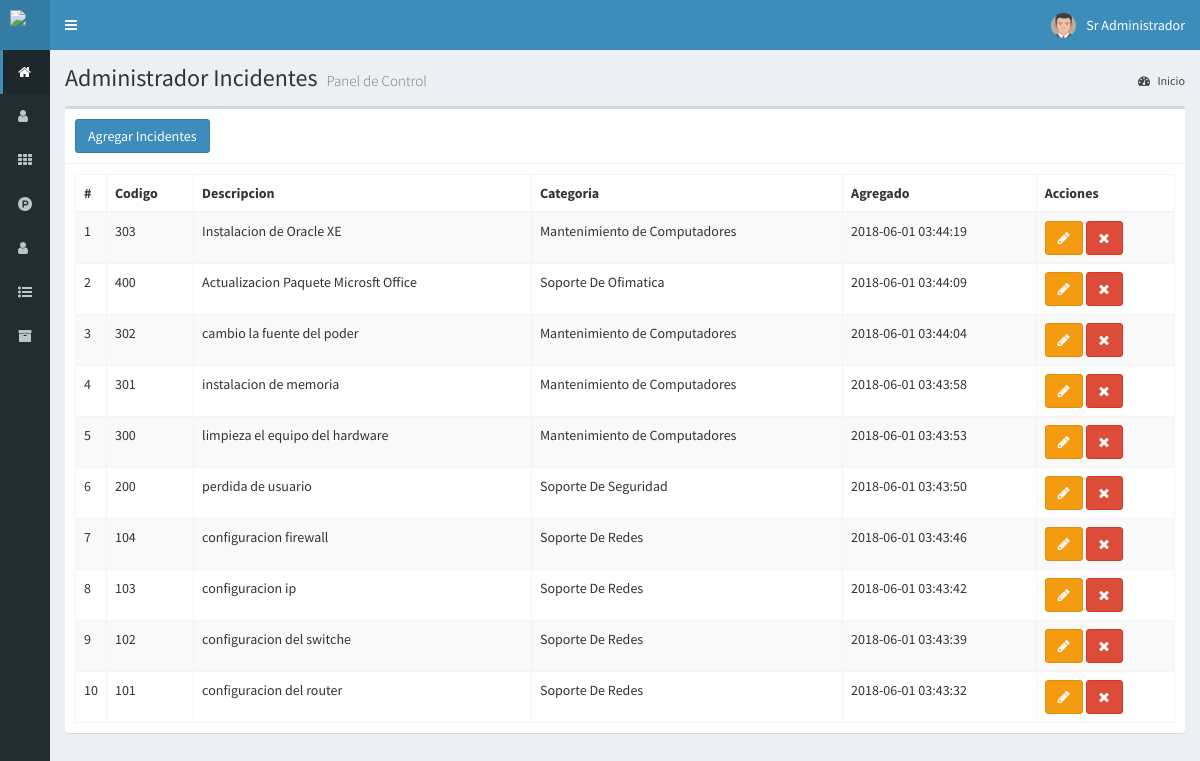
Page /incidencias (signed in) on the committed database.
### tables this page shows
CREATE TABLE `incidencias` (
  `id` int(11) NOT NULL,
  `id_categoria` int(11) NOT NULL,
  `codigo` int(11) NOT NULL,
  `descripcion` text NOT NULL,
  `incidencias` int(11) NOT NULL,
  `fecha` timestamp NOT NULL DEFAULT CURRENT_TIMESTAMP ON UPDATE CURRENT_TIMESTAMP
);

CREATE TABLE `categorias` (
  `id` int(11) NOT NULL,
  `categoria` text NOT NULL,
  `fecha` timestamp NOT NULL DEFAULT CURRENT_TIMESTAMP ON UPDATE CURRENT_TIMESTAMP
);

### controladores/plantilla.controlador.php (called while the page is built)
<?php
class ControladorPantilla{
	static public function ctrPlantilla(){
		include "vistas/plantilla.php";
	}
}

### index.php (called while the page is built, shortened)
<?php
require_once "controladores/plantilla.controlador.php";
require_once "controladores/usuarios.controlador.php";
require_once "controladores/categorias.controlador.php";
require_once "controladores/incidencias.controlador.php";
require_once 'controladores/componentes.controlador.php';
require_once "modelos/categorias.modelo.php";
require_once "modelos/incidencias.modelo.php";
$plantilla = new ControladorPantilla();
$plantilla -> ctrPlantilla();

### controladores/incidencias.controlador.php (called while the page is built, shortened)
<?php
class ControladorIncidencias {
    static public function ctrMostrarIncidencias($item, $valor,$orden) {
        $tabla = "incidencias";
        $respuesta = ModeloIncidencias::mdlMostrarProductos($tabla, $item, $valor, $orden);
        return $respuesta;
    }
}

### modelos/conexion.php (called while the page is built)
<?php
class Conexion{
	static public function conectar(){
		$link = new PDO("mysql:host=localhost:3307;dbname=servitex",
			            "root",
			            "");
		$link-> exec("set names utf8");
		return $link;
	}
}

### modelos/incidencias.modelo.php (called while the page is built, shortened)
<?php
require_once 'conexion.php';
class ModeloIncidencias {
    static public function mdlMostrarProductos($tabla, $item, $valor, $orden) {
        if ($item != null) {
            $stmt = Conexion::conectar()->prepare("SELECT * FROM $tabla WHERE $item = :"
                    . "$item ORDER BY id DESC");
            $stmt->bindParam(":" . $item, $valor, PDO::PARAM_STR);
            $stmt->execute();
            return $stmt->fetch();
        } else {
            $stmt = Conexion::conectar()->prepare("SELECT * FROM $tabla ORDER BY $orden DESC");
            $stmt->execute();
            return $stmt->fetchAll();
        }
    }
}

### controladores/categorias.controlador.php (called while the page is built, shortened)
<?php
class ControladorCategorias {
    static public function ctrMostrarCategorias($item, $valor) {
        $tabla = "categorias";
        $respuesta = ModeloCategorias::mdlMostrarCategorias($tabla, $item, $valor);
        return $respuesta;
    }
}

### modelos/categorias.modelo.php (called while the page is built, shortened)
<?php
require_once "conexion.php";
class ModeloCategorias {
    static public function mdlMostrarCategorias($tabla, $item, $valor) {
        if ($item != null) {
            $stmt = Conexion::conectar()->prepare("SELECT * FROM $tabla WHERE $item = :$item");
            $stmt->bindParam(":" . $item, $valor, PDO::PARAM_STR);
            $stmt->execute();
            return $stmt->fetch();
        } else {
            $stmt = Conexion::conectar()->prepare("SELECT * FROM $tabla");
            $stmt->execute();
            return $stmt->fetchAll();
        }
    }
}

### vistas/modulos/incidencias.php (the view, shortened to what this page needs)
<div class="content-wrapper">
    <section class="content-header">
        <h1>
            Administrador Incidentes
            <small>Panel de Control </small>
        </h1>
        <ol class="breadcrumb">
            <li><a href="inicio"><i class="fa fa-dashboard"></i> Inicio</a></li>
        </ol>
    </section>
    <section class="content">
        <div class="box">
            <div class="box-header with-border">
                <button class="btn btn-primary" data-toggle="modal" data-target="#modalAgregarIncidencia">
                    Agregar Incidentes
                </button>
            </div>
            <div class="box-body">
                <table class="table table-bordered table-striped dt-responsive tablas">
                    <thead>
                        <tr>
                            <th style="width:10px ">#</th>
                            <th>Codigo</th>
                            <th>Descripcion</th>
                            <th>Categoria</th>
                            <th>Agregado</th>
                            <th>Acciones</th>
                        </tr>
                    </thead>
                    <tbody>
                        <?php
                        $item = null;
                        $valor = null;
                        $orden = "id";
                        $incidencias = ControladorIncidencias::ctrMostrarIncidencias($item, $valor, $orden);
                        foreach ($incidencias as $key => $value) {
                            echo '
                            <tr>
                                <td>' . ($key + 1) . '</td>
                                   <td>' . $value["codigo"] . '</td>
                                 <td>' . $value["descripcion"] . '</td>';
                            $item = "id";
                            $valor = $value["id_categoria"];
                            $categoria = ControladorCategorias::ctrMostrarCategorias($item, $valor);
                            echo '
                                   <td>' . $categoria["categoria"] . '</td>
                                     <td>' . $value["fecha"] . '</td>
                            <td>
                                <button class="btn btn-warning btnEditarIncidencias" idIncidencia="' . $value["id"] . '" data-toggle="modal" data-target="#modalEditarIncidencia">
                                    <i class="fa fa-pencil"></i></button>
                                <button class="btn btn-danger btnEliminarIncidencias" idIncidencia="' . $value["id"] . ' " codigo="' . $value["codigo"] . '">
                                    <i class="fa fa-times"></i></button>
                            </td>
                        </tr>';
                        }
                        ?>
                    </tbody>
                </table>
            </div>
        </div>
    </section>
</div>

### vistas/plantilla.php (shortened to what this page needs)
<!DOCTYPE html>
<html>
    <head>
        <link rel="stylesheet" href="vistas/bower_components/bootstrap/dist/css/bootstrap.min.css">
        <link rel="stylesheet" href="vistas/bower_components/font-awesome/css/font-awesome.min.css">
        <link rel="stylesheet" href="vistas/bower_components/Ionicons/css/ionicons.min.css">
        <link rel="stylesheet" href="vistas/dist/css/AdminLTE.css">
        <link rel="stylesheet" href="vistas/dist/css/skins/_all-skins.min.css">
        <link rel="stylesheet" href="vistas/bower_components/datatables.net-bs/css/dataTables.bootstrap.min.css">
        <link rel="stylesheet" href="vistas/bower_components/datatables.net-bs/css/responsive.bootstrap.min.css">
        <link rel="stylesheet" href="vistas/bower_components/bootstrap-daterangepicker/daterangepicker.css">
        <link rel="stylesheet" href="vistas/bower_components/morris.js/morris.css">
    </head>
    <body class="hold-transition skin-blue sidebar-collapse sidebar-mini login-page">
        <?php
        if (isset($_SESSION["iniciarSesion"]) && ($_SESSION["iniciarSesion"] == "ok")) {
            echo '<div class="wrapper">';
            include "modulos/cabezote.php";
            include "modulos/menu.php";
            if (isset($_GET["ruta"])) {
                if ($_GET["ruta"] == "inicio" ||
                        $_GET["ruta"] == "usuarios" ||
                        $_GET["ruta"] == "categorias" ||
                        $_GET["ruta"] == "incidencias" ||
                        $_GET["ruta"] == "clientes" ||
                        $_GET["ruta"] == "servicios" ||
                        $_GET["ruta"] == "crear-servicios" ||
                        $_GET["ruta"] == "editar-servicios" ||
                        $_GET["ruta"] == "reportes-servicios" ||
                        $_GET["ruta"] == "hojaDeVida" ||
                        $_GET["ruta"] == "crear-hoja" ||
                        $_GET["ruta"] == "salir") {
                    include "modulos/" . $_GET["ruta"] . ".php";
                } else {
                    include "modulos/404.php";
                }
            } else {
                include "modulos/inicio.php";
            }
        } else {
            include "modulos/login.php";
        }
        echo '</div>';
        ?>
    </body>
</html>

### vistas/modulos/cabezote.php (shortened to what this page needs)
<header class="main-header">
    <a href="inicio" class="logo">
        <span class="logo-mini">
            <img src="vistas\img\plantilla\icono-blanco.png" class="img-responsive" style="padding: 10px;">
        </span>
    </a>
    <nav class="navbar navbar-static-top" role="navigation">
        <a href="#" class="sidebar-toggle" data-toggle="push-menu" role="button">
        </a>
        <div class="navbar-custom-menu">
            <ul class="nav navbar-nav">
                <li class="dropdown user user-menu">
                    <a href="#" class="dropdown-toggle" data-toggle="dropdown">
                        <?php
                        if ($_SESSION["foto"] != "") {
                            echo ' <img src="' . $_SESSION["foto"] . '" class="user-image">';
                        } else {
                            echo '<img src="vistas\img\usuarios\default\anonymous.png" class="user-image">
';
                        }
                        ?>
                        <span class="hidden-xs"><?php echo $_SESSION["nombre"]; ?></span>
                    </a>
                </li>
            </ul>
        </div>
    </nav>
</header>

### vistas/modulos/menu.php (shortened to what this page needs)
<aside class="main-sidebar">
    <section class="sidebar">
        <ul class="sidebar-menu">
            <li class="active">
                <a href="inicio">
                    <i class="fa fa-home"></i>
                </a>
            </li>
            <?php
            if ($_SESSION["perfil"] == "Administrador") {
                echo '<li>
                <a href="usuarios">
                    <i class="fa fa-user"></i>
                    <span>Usuario</span>
                </a>
            </li>
            <li>
               <a href = "categorias">
                    <i class = "fa fa-th"></i>
                    <span>Categorias</span>
                </a>
            </li>
            <li>
                <a href = "incidencias ">
                    <i class = "fa fa-product-hunt"></i>
                    <span>Servicios</span>
                </a>
            </li>';
            }
            if ($_SESSION["perfil"] == "Call Center" || $_SESSION["perfil"] == "Administrador") {
           echo ' <li>
                <a href="clientes">
                    <i class="fa fa-user"></i>
                    <span>Clientes</span>
                </a>
            </li>
            <li class="treeview" >
                <a href="#">
                    <i class="fa fa-list-ul"></i>
                    <span>Incidencias</span>
                    <span class="pull-right-container">
                        <i class="fa fa-angle-left pull-right"></i>
                    </span>
                </a>
                <ul class="treeview-menu">
                    <li>
                        <a href="servicios">
                            <i class="fa fa-circle-o "></i>
                            <span>Administrador Incidencias </span>
                        </a>
                    </li>
                    <li>
                        <a href="crear-servicios">
                            <i class="fa fa-circle-o "></i>
                            <span>Crear Incidencia </span>
                        </a>
                    </li>
                    <li>
                        <a href="reportes-servicios">
                            <i class="fa fa-circle-o "></i>
                            <span>Reporte Incidencia </span>
                        </a>
                    </li>
                </ul>
            </li>';
            }
            if ($_SESSION["perfil"] == "Tecnico Redes" || $_SESSION["perfil"] == "Tecnico Seguridad"
                    || $_SESSION["perfil"] == "Tecnico Mantenimiento" || $_SESSION["perfil"] == "Administrador" ) {
           echo ' <li class="treeview" >
                <a href="#">
                    <i class="fa fa-archive"></i>
                    <span>Hoja De Vida</span>
                    <span class="pull-right-container">
                        <i class="fa fa-angle-left pull-right"></i>
                    </span>
                </a>
                <ul class="treeview-menu">
                    <li>
                        <a href="hojaDeVida">
                            <i class="fa fa-circle-o "></i>
                            <span>Administracion Hoja  Vida </span>
                        </a>
                    </li>
                    <li>
                        <a href="crear-hoja">
                            <i class="fa fa-circle-o "></i>
                            <span>Crear Hoja De Vida </span>
                        </a>
                    </li>
                </ul>
            </li>
        </ul>';
                             }
       ?>
    </section>
</aside>

### rows in the picture
incidencias: codigo "303", descripcion "Instalacion de Oracle XE", id_categoria.categoria "Mantenimiento de Computadores", fecha "2018-06-01 03:44:19"
incidencias: codigo "400", descripcion "Actualizacion Paquete Microsft Office", id_categoria.categoria "Soporte De Ofimatica", fecha "2018-06-01 03:44:09"
incidencias: codigo "302", descripcion "cambio la fuente del poder", id_categoria.categoria "Mantenimiento de Computadores", fecha "2018-06-01 03:44:04"
incidencias: codigo "301", descripcion "instalacion de memoria", id_categoria.categoria "Mantenimiento de Computadores", fecha "2018-06-01 03:43:58"
incidencias: codigo "300", descripcion "limpieza el equipo del hardware", id_categoria.categoria "Mantenimiento de Computadores", fecha "2018-06-01 03:43:53"
incidencias: codigo "200", descripcion "perdida de usuario", id_categoria.categoria "Soporte De Seguridad", fecha "2018-06-01 03:43:50"
incidencias: codigo "104", descripcion "configuracion firewall", id_categoria.categoria "Soporte De Redes", fecha "2018-06-01 03:43:46"
incidencias: codigo "103", descripcion "configuracion ip", id_categoria.categoria "Soporte De Redes", fecha "2018-06-01 03:43:42"
incidencias: codigo "102", descripcion "configuracion del switche", id_categoria.categoria "Soporte De Redes", fecha "2018-06-01 03:43:39"
incidencias: codigo "101", descripcion "configuracion del router", id_categoria.categoria "Soporte De Redes", fecha "2018-06-01 03:43:32"

### other values in the picture
$_SESSION["nombre"] "Sr Administrador"
